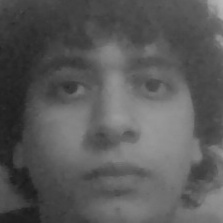
#> input picture dataset/User.1.1.jpg, 223 x 223 px, given in place of the camera
$ jupyter execute --allow-errors Face_Identification.ipynb   (text cells are left out)
#> lines starting #> are read from the running program, lines starting #| are printed output that depends on the picture; after the words box and inside, x2 and y2 are one past the last pixel; in counts of white or black regions, pixels touching at a corner belong together
[cell 1]
import numpy as np
import cv2
from PIL import Image
import os

[cell 2]
import numpy as np
import cv2

# multiple cascades: https://github.com/Itseez/opencv/tree/master/data/haarcascades

#https://github.com/Itseez/opencv/blob/master/data/haarcascades/haarcascade_frontalface_default.xml
face_cascade = cv2.CascadeClassifier('Cascades/haarcascade_frontalface_default.xml')
#https://github.com/Itseez/opencv/blob/master/data/haarcascades/haarcascade_eye.xml
eye_cascade = cv2.CascadeClassifier('Cascades/haarcascade_eye.xml')

cap = cv2.VideoCapture(0)

while 1:
    ret, frame = cap.read()
#> frame is the input picture: shape (223, 223, 3); min 27, max 183, mean 89
    gray = cv2.cvtColor(frame, cv2.COLOR_BGR2GRAY)
    faces = face_cascade.detectMultiScale(
        gray,
        scaleFactor=1.2,
        minNeighbors=5,
        minSize=(20, 20)
    )
#> faces = [[15, 11, 194, 194]]

    for (x,y,w,h) in faces:
        cv2.rectangle(frame,(x,y),(x+w,y+h),(255,0,0),2)
        roi_gray = gray[y:y+h, x:x+w]
        roi_color = frame[y:y+h, x:x+w]

        eyes = eye_cascade.detectMultiScale(roi_gray)
        for (ex,ey,ew,eh) in eyes:
            cv2.rectangle(roi_color,(ex,ey),(ex+ew,ey+eh),(0,255,0),2)
#> this loop made 1 pass
#> (x, y, w, h, eyes) on pass 1: (15, 11, 194, 194, [[28, 50, 52, 52], [111, 50, 49, 49]])
#> pass 1, `roi_gray = gray[y:y+h, x:x+w]`:
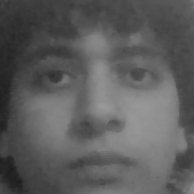
#> roi_gray: shape (194, 194); min 27, max 154, mean 92.2
#> pass 1, `roi_color = frame[y:y+h, x:x+w]`:
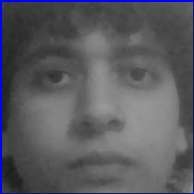
#> roi_color: shape (194, 194, 3); mean B, G, R 97.9, 90, 90
#> after the loop:
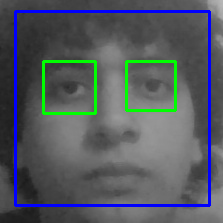
#> frame: shape (223, 223, 3); 7.09% of pixels changed, all inside (x1, y1, x2, y2) = (14, 10, 211, 207)
#> after the loop:
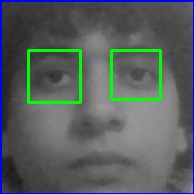
#> roi_color: shape (194, 194, 3); 3.2% of pixels changed, all inside (x1, y1, x2, y2) = (27, 49, 162, 104)

    cv2.imshow('img',frame)
    k = cv2.waitKey(30) & 0xff
#> (key Esc is pressed here)
    if k == 27:
        break

cap.release()
cv2.destroyAllWindows()

[cell 3]
import cv2
import os
cam = cv2.VideoCapture(0)
cam.set(3, 640) # set video width
cam.set(4, 480) # set video height
face_detector = cv2.CascadeClassifier('Cascades/haarcascade_frontalface_default.xml')# For each person, enter one numeric face trueLabel
# For each person, enter one numeric face trueLabel
face_id = input('\n enter user trueLabel end press <return> ==>  ')
print("\n [INFO] Initializing face capture. Look the camera and wait ...")# Initialize individual sampling face count
count = 0
ESCAPE_KEY = 27
trainingDataNumber = 30
testingDataNumber = 10
currentLabel = 'train'

while(True):
    ret, img = cam.read()
    #img = cv2.flip(img, -1) # flip video image vertically
    gray = cv2.cvtColor(img, cv2.COLOR_BGR2GRAY)
    faces = face_detector.detectMultiScale(gray, 1.3, 5)
#> faces = [[16, 12, 188, 188]]
    for (x,y,w,h) in faces:
        cv2.rectangle(img, (x,y), (x+w,y+h), (255,0,0), 2)
        count += 1
        # Save the captured image into the datasets folder
        #image saved as User.trueLabel.count (User.1.14 for example)
        cv2.imwrite("dataset/User." + str(face_id) + '.' +
                    str(count) +'_'+ currentLabel +  ".jpg", gray[y:y+h,x:x+w])
        cv2.imshow('image', img)
#> this loop made 1 pass
#> (x, y, w, h, count) on pass 1: (16, 12, 188, 188, 1)
#> pass 1, `cv2.imwrite("dataset/User." + str(face_id) + '.' + str(count) +'_'+ cu..`:
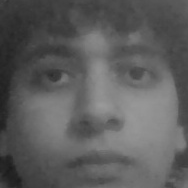
#> saved as User..1_train.jpg: shape (188, 188); min 27, max 154, mean 92.8
#> pass 1, `cv2.imshow('image', img)`:
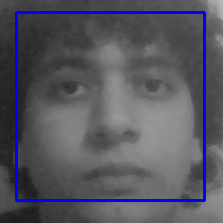
#> window 'image': shape (223, 223, 3); mean B, G, R 97.3, 85.7, 85.7
#> after the loop, count = 1

    # Waiting for 250 miliseconds between every 2 captures
    k = cv2.waitKey(250) & 0xff
#> (key Esc is pressed here)
    # Press 'ESC' for exiting video
    if k == ESCAPE_KEY:
        break
    # Take 40 face samples and stop video
    elif count >= trainingDataNumber + testingDataNumber:
         break
    # Take 30 face samples for training and change the label in the image path to 'test'
    elif count >= trainingDataNumber:
        currentLabel = 'test'

print("\n [INFO] Exiting Program and cleanup stuff")
cam.release()
cv2.destroyAllWindows()

[cell 4]
import cv2
import numpy as np
from PIL import Image
import os
# Path for face image database
path = 'dataset'
recognizer = cv2.face.LBPHFaceRecognizer_create()
detector = cv2.CascadeClassifier("Cascades/haarcascade_frontalface_default.xml")
# function to get the images and label data
def getImagesAndLabels(path):
#> called with path = 'dataset'
    imagePaths = [os.path.join(path,f) for f in os.listdir(path)]
    # faceSamples is the list of every face in every image
    faceSamples=[]
    # True labels of the faces
    ids = []
    # Loop through all the image paths which contains 'train' label in it
    # and loading each image
    for imagePath in imagePaths:
        if(imagePath.__contains__('test')):
            break
        PIL_img = Image.open(imagePath).convert('L') # grayscale
        img_numpy = np.array(PIL_img,'uint8')

        trueLabel = int(os.path.split(imagePath)[-1].split(".")[1])
        faces = detector.detectMultiScale(img_numpy)
#> faces = [[15, 11, 192, 192]]

        for (x,y,w,h) in faces:
            faceSamples.append(img_numpy[y:y+h,x:x+w])
            ids.append(trueLabel)
#> this loop made 1 pass
#> after the loop, faceSamples = 1 item; ids = [1]
    return faceSamples,ids
print ("\n [INFO] Training faces. It will take a few seconds. Wait ...")
faces,ids = getImagesAndLabels(path)
#> faces = 1 item; ids = [1]

# train the model using the faces and ids
recognizer.train(faces, np.array(ids))# Save the model into trainer/trainer.yml
#> (the rest of this cell did not finish here and is left out)
